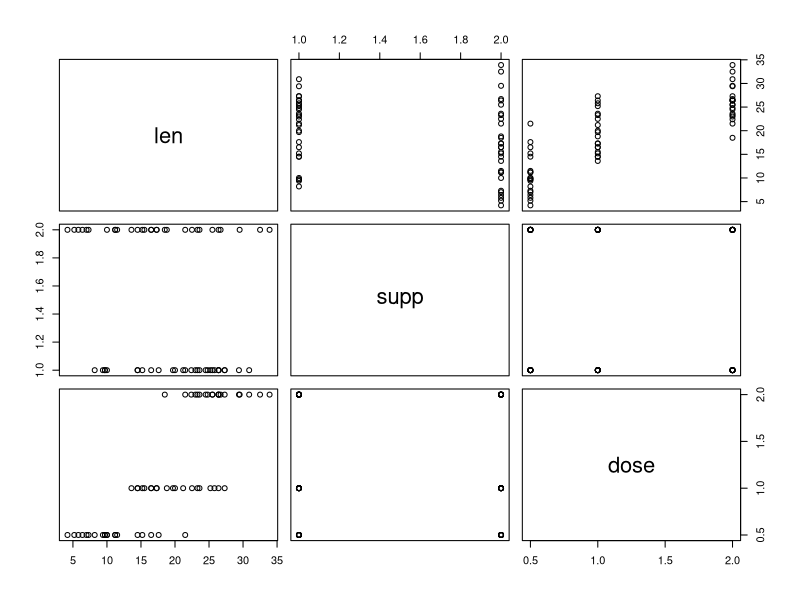
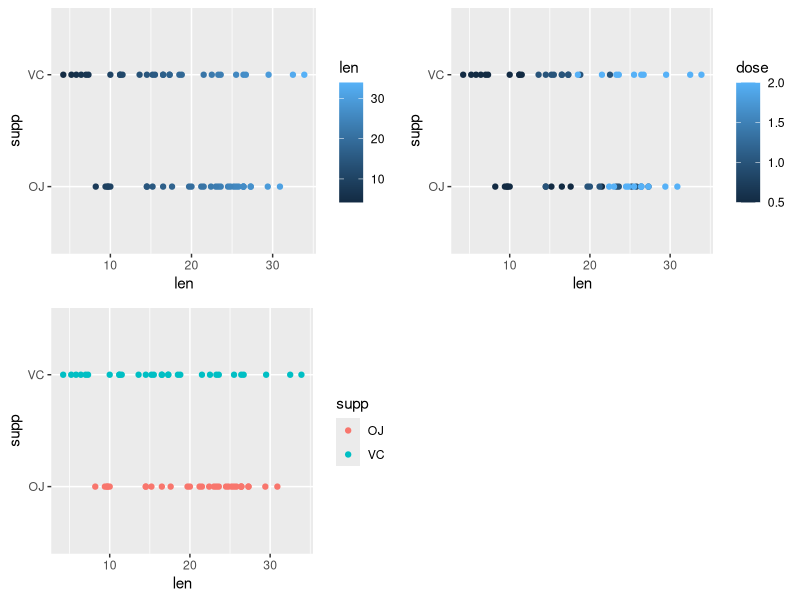

Write R code to recreate these figures, in order.
## ---- chunk 1
knitr::opts_chunk$set(echo = TRUE)
library(gridExtra)
library(ggplot2)
## ---- chunk 2
set.seed(12345)
data("ToothGrowth")
attach(ToothGrowth)
head(ToothGrowth)
sapply(ToothGrowth, class)
summary(ToothGrowth)



n = dim(ToothGrowth)# 60 3
sapply(ToothGrowth,function(x) sum(is.na(x))) #see if there are NAN values per column
str(ToothGrowth)


plot(ToothGrowth)
## ---- chunk 3
## applying t- test
test<-t.test(len~supp,data=ToothGrowth)

## ---- chunk 4
d1 <- ggplot(data = ToothGrowth, aes(y = supp, x = len, colour = len)) + geom_point()

d2 <- ggplot(data = ToothGrowth, aes(y = supp, x = len, colour = dose)) + geom_point()

d3 <- ggplot(data = ToothGrowth, aes(y = supp, x = len, colour = supp)) + geom_point()

grid.arrange(d1, d2,d3, nrow = 2, ncol = 2)
## ---- chunk 5
ToothGrowth_sub <- subset(ToothGrowth, ToothGrowth$dose %in% c(1.0,0.5))
t.test(len~dose,data=ToothGrowth_sub)
